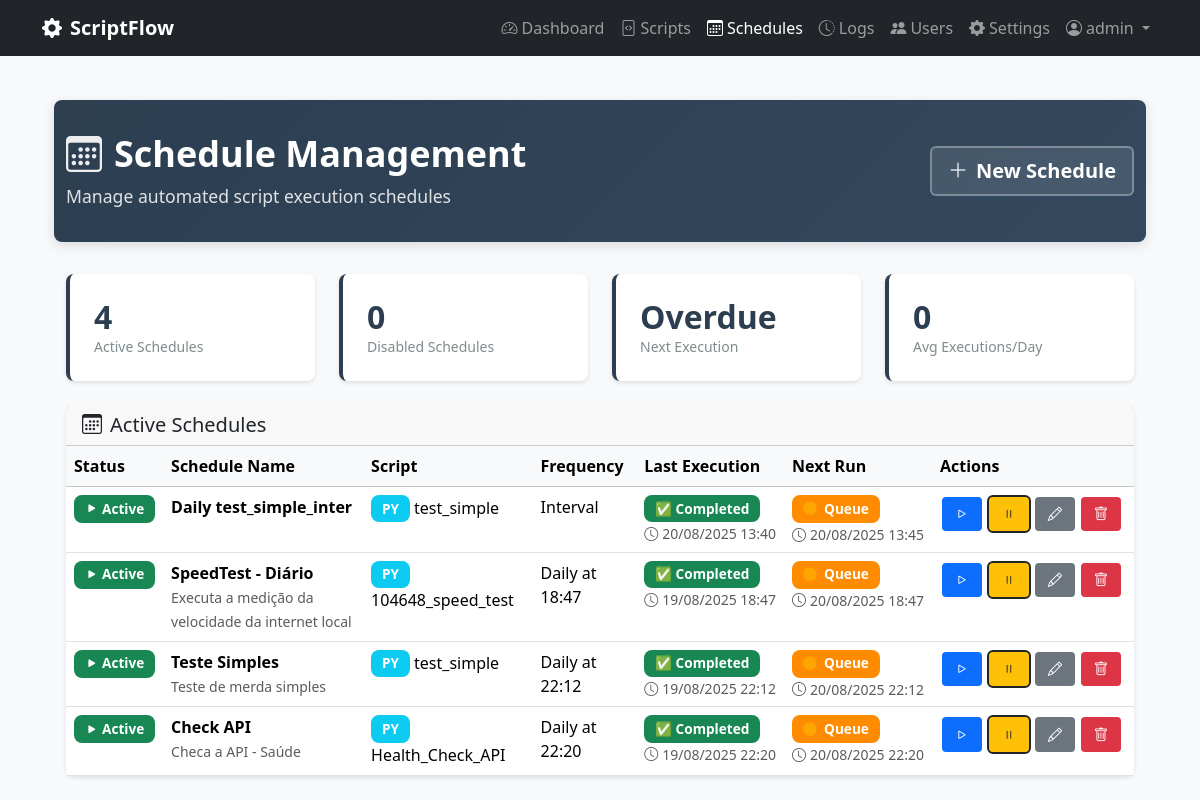
The app's page /schedules (signed in), older data.
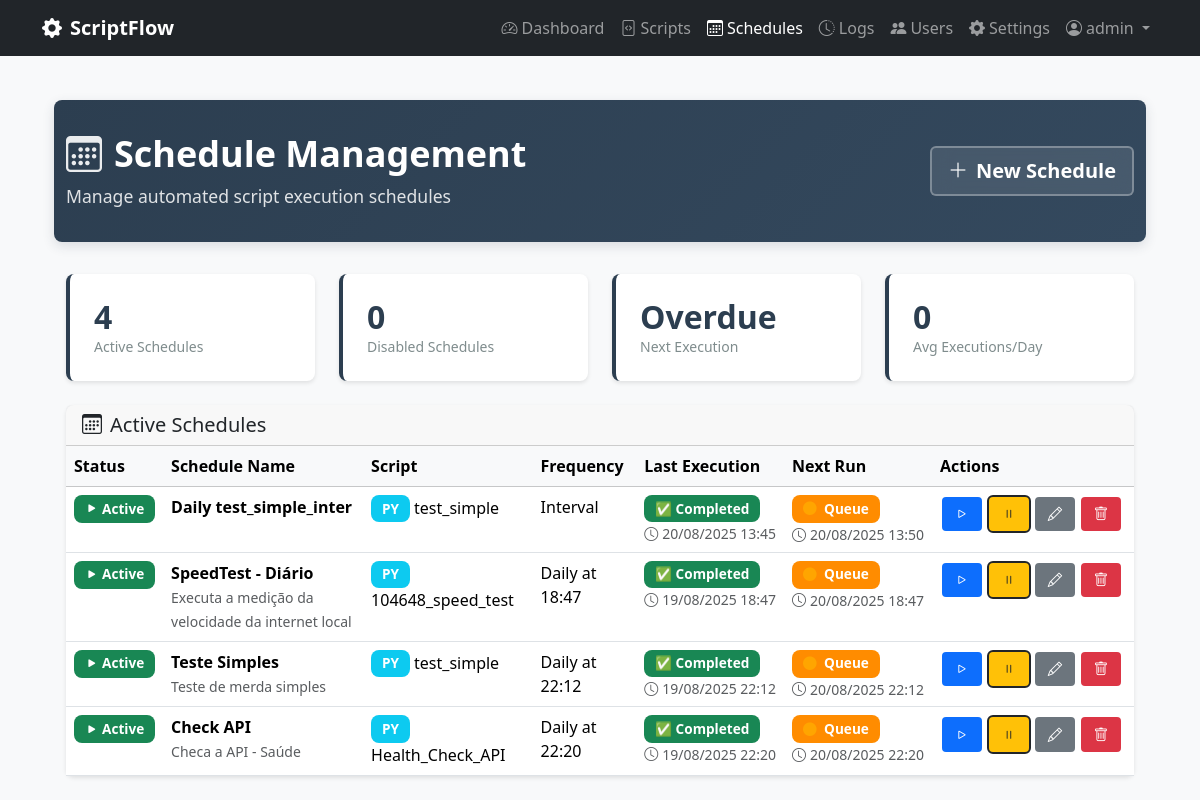
The same page, newer data.
### scriptflow.py (models this page shows, shortened)
class Schedule(db.Model):
    __tablename__ = 'schedules'
    id = db.Column(db.Integer, primary_key=True)
    name = db.Column(db.String(100), nullable=False)
    description = db.Column(db.Text)
    frequency = db.Column(db.String(20), nullable=False)  # daily, weekly, monthly, custom
    time_config = db.Column(db.Text)  # JSON string with time configuration
    is_active = db.Column(db.Boolean, default=True)
    created_at = db.Column(db.DateTime, default=datetime.now)
    updated_at = db.Column(db.DateTime, default=datetime.now, onupdate=datetime.now)
    next_run_time = db.Column(db.DateTime)
    last_execution_id = db.Column(db.Integer, db.ForeignKey('executions.id'))
    script_id = db.Column(db.Integer, db.ForeignKey('scripts.id'), nullable=False)
    user_id = db.Column(db.Integer, db.ForeignKey('users.id'), nullable=False)
    script = db.relationship('Script', backref='schedules')
    user = db.relationship('User', backref='schedules')
    last_execution = db.relationship('Execution', foreign_keys=[last_execution_id])
    @property
    def time_config_json(self):
        if self.time_config:
            try:
                return json.loads(self.time_config)
            except:
                return {}
        return {}
    @property
    def next_run_display(self):
        if not self.next_run_time:
            return "Not scheduled"
        now = datetime.now()  # Use local time instead of UTC
        delta = self.next_run_time - now
        if delta.total_seconds() < 0:
            return "Overdue"
        elif delta.total_seconds() < 3600:  # Less than 1 hour
            minutes = int(delta.total_seconds() / 60)
            return f"in {minutes}m"
        elif delta.total_seconds() < 86400:  # Less than 1 day
            hours = int(delta.total_seconds() / 3600)
            minutes = int((delta.total_seconds() % 3600) / 60)
            return f"in {hours}h {minutes}m"
        else:
            days = int(delta.total_seconds() / 86400)
            return f"in {days} days"
    @property
    def frequency_display(self):
        if self.frequency == 'daily':
            config = self.time_config_json
            if config.get('time'):
                return f"Daily at {config['time']}"
            return "Daily"
        elif self.frequency == 'monthly':
            config = self.time_config_json
            day = config.get('day', 1)
            time = config.get('time', '09:00')
            return f"Monthly (day {day}) at {time}"
        elif self.frequency == 'custom':
            return "Custom schedule"
        return self.frequency.capitalize()

class Execution(db.Model):
    __tablename__ = 'executions'
    id = db.Column(db.Integer, primary_key=True)
    started_at = db.Column(db.DateTime, default=datetime.now, nullable=False)
    completed_at = db.Column(db.DateTime)
    status = db.Column(db.String(20), default='pending', nullable=False)  # pending, running, completed, failed, timeout
    exit_code = db.Column(db.Integer)
    stdout = db.Column(db.Text)
    stderr = db.Column(db.Text)
    duration_seconds = db.Column(db.Float)
    trigger_type = db.Column(db.String(20), default='manual', nullable=False)  # manual, scheduled, api
    script_id = db.Column(db.Integer, db.ForeignKey('scripts.id'), nullable=False)
    user_id = db.Column(db.Integer, db.ForeignKey('users.id'), nullable=False)
    script = db.relationship('Script', backref='executions')
    @property
    def status_icon(self):
        icons = {
            'pending': '⏳',
            'running': '🔄',  # Emoji simples que funciona bem
            'completed': '✅',
            'failed': '❌',
            'timeout': '⏰',
            'cancelled': '🛑'
        }
        return icons.get(self.status, '❓')
    @property
    def status_color(self):
        colors = {
            'pending': 'secondary',
            'running': 'running',  # Usar classe CSS personalizada com animação
            'completed': 'success',
            'failed': 'danger',
            'timeout': 'warning',
            'cancelled': 'danger'
        }
        return colors.get(self.status, 'secondary')

class Script(db.Model):
    __tablename__ = 'scripts'
    id = db.Column(db.Integer, primary_key=True)
    name = db.Column(db.String(100), nullable=False)
    description = db.Column(db.Text)
    filename = db.Column(db.String(255), nullable=False)
    file_path = db.Column(db.String(500), nullable=False)
    script_type = db.Column(db.String(10), nullable=False)  # 'py' or 'bat'
    file_size = db.Column(db.Integer)
    created_at = db.Column(db.DateTime, default=datetime.now)
    updated_at = db.Column(db.DateTime, default=datetime.now, onupdate=datetime.now)
    is_active = db.Column(db.Boolean, default=True)
    user_id = db.Column(db.Integer, db.ForeignKey('users.id'), nullable=False)

### scriptflow.py (the view)
@app.route('/schedules')
@login_required
def schedules():
    schedules_query = Schedule.query.order_by(Schedule.next_run_time.asc())
    user_schedules = apply_user_data_filter(schedules_query).all()
    active_schedules = sum(1 for s in user_schedules if s.is_active)
    disabled_schedules = len(user_schedules) - active_schedules
    next_schedule = next((s for s in user_schedules if s.is_active and s.next_run_time), None)
    next_run_display = next_schedule.next_run_display if next_schedule else "No upcoming runs"
    stats = {
        'active': active_schedules,
        'disabled': disabled_schedules,
        'next_run': next_run_display,
        'avg_per_day': 0  # TODO: Calculate based on execution history
    }
    return render_template('schedules.html', schedules=user_schedules, stats=stats)

### scriptflow.py (called while the page is built)
@login_manager.user_loader
def load_user(user_id):
    return db.session.get(User, int(user_id))

def apply_user_data_filter(query):
    if current_user.can_view_all_data:
        return query  # Can see all data
    else:
        return query.filter_by(user_id=current_user.id)  # Only own data

### templates/schedules.html (shortened to what the changed rows need)
{% extends "base.html" %}
{% block content %}
<div class="container-fluid">
    <div class="page-header">
        <div class="container">
            <div class="row align-items-center">
                <div class="col">
                    <h1>
                        <i class="bi bi-calendar3"></i>Schedule Management
                    </h1>
                </div>
            </div>
        </div>
    </div>
    <div class="container">
        <div class="row">
            <div class="col-12">
            <div class="card">
                <div class="card-body p-0">
                    {% if schedules %}
                    <div class="table-responsive">
                        <table class="table table-hover mb-0">
                            <thead class="table-light">
                                <tr>
                                    <th>Status</th>
                                    <th>Schedule Name</th>
                                    <th>Script</th>
                                    <th>Frequency</th>
                                    <th>Last Execution</th>
                                    <th>Next Run</th>
                                    <th>Actions</th>
                                </tr>
                            </thead>
                            <tbody>
                                {% for schedule in schedules %}
                                <tr>
                                    <td>
                                        {% if schedule.is_active %}
                                        <span class="badge bg-success">
                                            <i class="bi bi-play-fill"></i> Active
                                        </span>
                                        {% else %}
                                        <span class="badge bg-secondary">
                                            <i class="bi bi-pause-fill"></i> Disabled
                                        </span>
                                        {% endif %}
                                    </td>
                                    <td>
                                        <div>
                                            <strong>{{ schedule.name }}</strong>
                                        </div>
                                    </td>
                                    <td>
                                        <span class="badge bg-info">{{ schedule.script.script_type.upper() }}</span>
                                        {{ schedule.script.name }}
                                    </td>
                                    <td>{{ schedule.frequency_display }}</td>
                                    <td class="schedule-column">
                                        {% if schedule.last_execution %}
                                        <div class="schedule-item">
                                            <span class="badge {% if schedule.last_execution.status == 'running' %}status-running{% else %}bg-{{ schedule.last_execution.status_color }}{% endif %}">
                                                {% if schedule.last_execution.status == 'running' %}
                                                    <i class="bi bi-arrow-clockwise rotating-icon"></i>
                                                {% else %}
                                                    {{ schedule.last_execution.status_icon }}
                                                {% endif %}
                                                {{ schedule.last_execution.status|title }}
                                            </span>
                                            {% if schedule.last_execution.completed_at or schedule.last_execution.started_at %}
                                            <span class="text-muted schedule-datetime">
                                                <i class="bi bi-clock me-1"></i>{% if schedule.last_execution.completed_at %}{{ schedule.last_execution.completed_at.strftime('%d/%m/%Y %H:%M') }}{% else %}{{ schedule.last_execution.started_at.strftime('%d/%m/%Y %H:%M') }}{% endif %}
                                            </span>
                                            {% endif %}
                                        </div>
                                        {% else %}
                                        <span class="text-muted">Never executed</span>
                                        {% endif %}
                                    </td>
                                    <td class="schedule-column">
                                        {% if schedule.is_active and schedule.next_run_time %}
                                        <div class="schedule-item">
                                            <span class="badge" style="background-color: #ff8c00; color: white;">
                                                <i class="bi bi-circle-fill me-1" style="color: #ffa500;"></i> Queue
                                            </span>
                                            <span class="text-muted schedule-datetime">
                                                <i class="bi bi-clock me-1"></i>{{ schedule.next_run_time.strftime('%d/%m/%Y %H:%M') }}
                                            </span>
                                        </div>
                                        {% else %}
                                        <span class="text-muted">Not scheduled</span>
                                        {% endif %}
                                    </td>
                                    <td>
                                        <div class="btn-group btn-group-sm">
                                            <form method="POST" action="{{ url_for('run_schedule_now', schedule_id=schedule.id) }}" style="display: inline;">
                                                <button type="submit" class="btn btn-outline-primary" title="Run Now"
                                                        {% if not schedule.is_active %}disabled{% endif %}>
                                                    <i class="bi bi-play"></i>
                                                </button>
                                            </form>
                                            <form method="POST" action="{{ url_for('toggle_schedule', schedule_id=schedule.id) }}" style="display: inline;">
                                                <button type="submit" class="btn btn-outline-warning"
                                                        title="{% if schedule.is_active %}Disable{% else %}Enable{% endif %}">
                                                    {% if schedule.is_active %}
                                                    <i class="bi bi-pause"></i>
                                                    {% else %}
                                                    <i class="bi bi-play"></i>
                                                    {% endif %}
                                                </button>
                                            </form>
                                            <a href="{{ url_for('edit_schedule', schedule_id=schedule.id) }}"
                                               class="btn btn-outline-secondary" title="Edit">
                                                <i class="bi bi-pencil"></i>
                                            </a>
                                            <button type="button" class="btn btn-outline-danger btn-delete"
                                                    title="Delete"
                                                    data-schedule-name="{{ schedule.name }}"
                                                    data-schedule-id="{{ schedule.id }}">
                                                <i class="bi bi-trash"></i>
                                            </button>
                                        </div>
                                    </td>
                                </tr>
                                {% endfor %}
                            </tbody>
                        </table>
                    </div>
                    {% endif %}
                </div>
            </div>
        </div>
    </div>
</div>
{% endblock %}

Row changes from the older to the newer data that the page shows:
changed Schedule "Daily test_simple_inter": last_execution.completed_at "20/08/2025 13:40" → "20/08/2025 13:45"; next_run_time "20/08/2025 13:45" → "20/08/2025 13:50"
